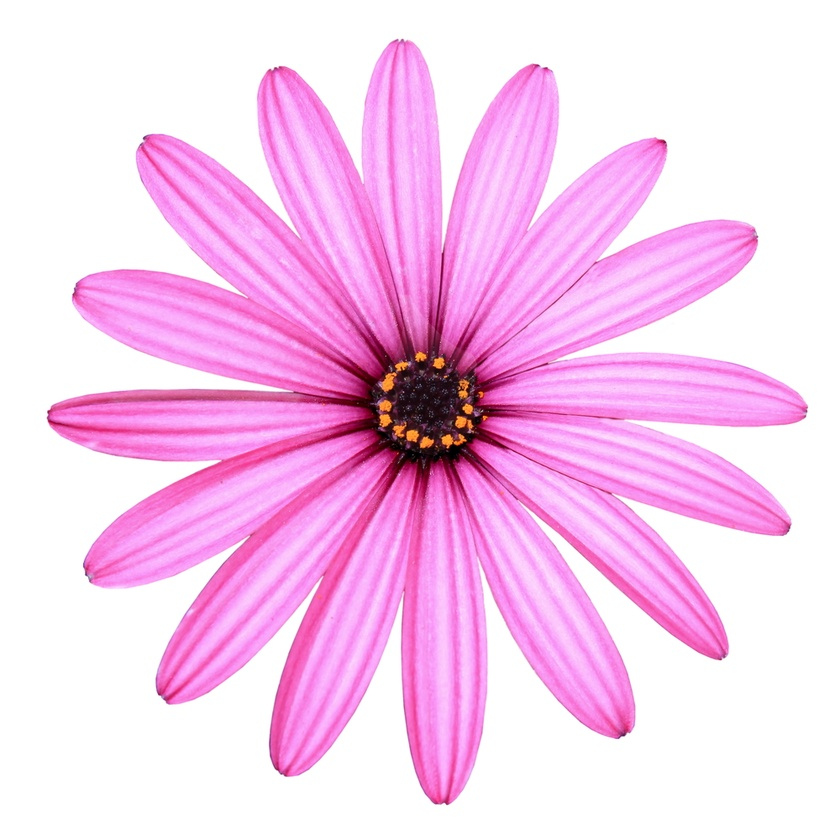
#> input picture image.jpg, 840 x 840 px, shrunk from 1000 x 1000 before the run
$ python ex2.py
#> lines starting #> are read from the running program, lines starting #| are printed output that depends on the picture; after the words box and inside, x2 and y2 are one past the last pixel; in counts of white or black regions, pixels touching at a corner belong together
import cv2
import numpy as np
import os
import matplotlib.pyplot as plt
from pathlib import Path


#Q1
def create_gradient_image(height, width):
#> called with height = 255, width = 255
    img = np.zeros((height, width), dtype=np.uint8)

    for y in range(height):
        for x in range(width):
            img[y, x] = int(((x + y) / (width + height - 2)) * 255)

    return img
img = create_gradient_image(255, 255)

plt.imshow(img, cmap="gray")
plt.title("Gradient Image")
plt.axis("off")
plt.show()

#Q2,Q3
def brighten(img, b, func):
    if func == "np":
        return np.add(img, b)
    elif func == "cv2":
        return cv2.add(img, b)
    else:
        raise ValueError("func must be 'np' or 'cv2'")

import matplotlib.pyplot as plt

img = create_gradient_image(255, 255)

bright_np = brighten(img, 60, "np")
bright_cv2 = brighten(img, 60, "cv2")

plt.figure(figsize=(12, 4))

plt.subplot(1, 3, 1)
plt.title("Original")
plt.imshow(img, cmap="gray")
plt.axis("off")

plt.subplot(1, 3, 2)
plt.title("Brighten using np.add")
plt.imshow(bright_np, cmap="gray")
plt.axis("off")

plt.subplot(1, 3, 3)
plt.title("Brighten using cv2.add")
plt.imshow(bright_cv2, cmap="gray")
plt.axis("off")

plt.tight_layout()
plt.show()
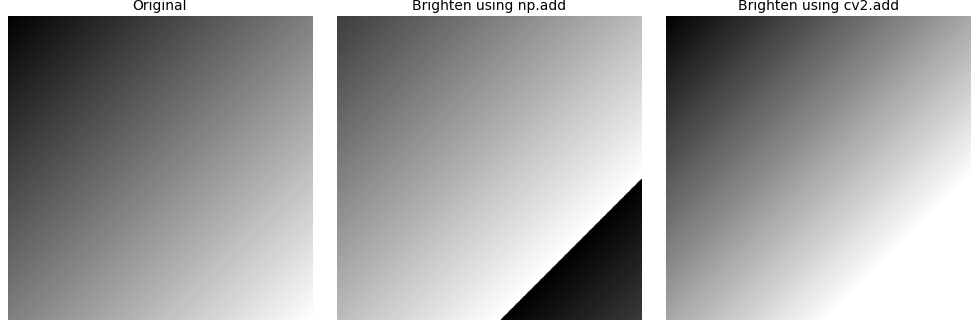
#> figure drawn by matplotlib, 3 panels

#Q4
def create_low_contrast_image(fg, bg, height=256, width=256):
#> called with fg = 100, bg = 105, height = 256, width = 256
    img = np.full((height, width), fg, dtype=np.uint8)

    center = (width // 2, height // 2)
    radius = min(height, width) // 4

    cv2.circle(img, center, radius, bg, thickness=-1)
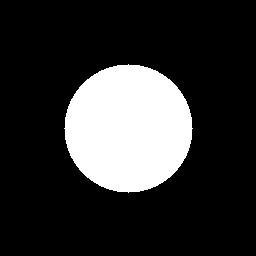
#> img: shape (256, 256); values 100 (black) and 105 (white), 19.6% white; 1 white region, box (x1, y1, x2, y2) and area: (64, 64, 193, 193) 12853

    return img

img_low_contrast = create_low_contrast_image(fg=100, bg=105)

plt.imshow(img_low_contrast, cmap="gray", vmin=0, vmax=255)
plt.title("Low Contrast Image (fg=100, bg=105)")
plt.colorbar(label="Pixel Value")
plt.axis("off")
plt.show()
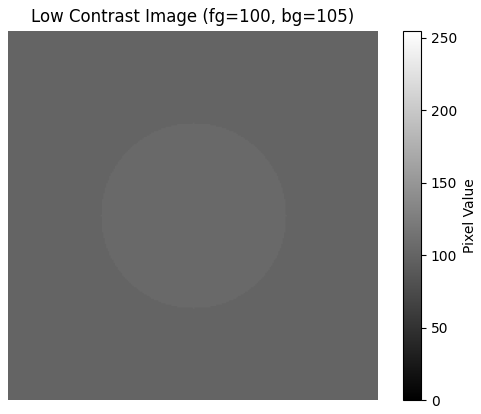
#> figure drawn by matplotlib, 2 panels

#Q5
def create_gradient_image(height, width):
#> called with height = 255, width = 255
    img = np.zeros((height, width), dtype=np.uint8)
    for y in range(height):
        for x in range(width):
            img[y, x] = int(((x + y) / (width + height - 2)) * 255)
    return img


def brighten(img, b, func):
    if func == "np":
        return np.add(img, b)
    elif func == "cv2":
        return cv2.add(img, b)
    else:
        raise ValueError("func must be 'np' or 'cv2'")


img = create_gradient_image(255, 255)
bright_img = brighten(img, 60, "cv2")

min_val, max_val, _, _ = cv2.minMaxLoc(bright_img)
mean_val = np.mean(bright_img)

stretch_factor = 255 / (max_val - min_val)

print("Before normalization:")
print(f"Min pixel value: {min_val}")
print(f"Max pixel value: {max_val}")
print(f"Mean pixel value: {mean_val:.2f}")
print(f"Max stretch factor (255 / (max-min)): {stretch_factor:.2f}")
def normalize(src_image):
    min_val, max_val, _, _ = cv2.minMaxLoc(src_image)
    mean_val = np.mean(src_image)

    print("\nInside normalize():")
    print(f"Min: {min_val}, Max: {max_val}, Mean: {mean_val:.2f}")

    src_float = src_image.astype(np.float32)
    scale = 255.0 / (max_val - min_val)
    dst_float = (src_float - min_val) * scale
    dst = np.clip(dst_float, 0, 255).astype(np.uint8)

    return dst
normalized_img = normalize(bright_img)

plt.figure(figsize=(10, 4))

plt.subplot(1, 2, 1)
plt.title("Before Normalization")
plt.imshow(bright_img, cmap="gray")
plt.axis("off")

plt.subplot(1, 2, 2)
plt.title("After Normalization")
plt.imshow(normalized_img, cmap="gray")
plt.axis("off")
plt.show()
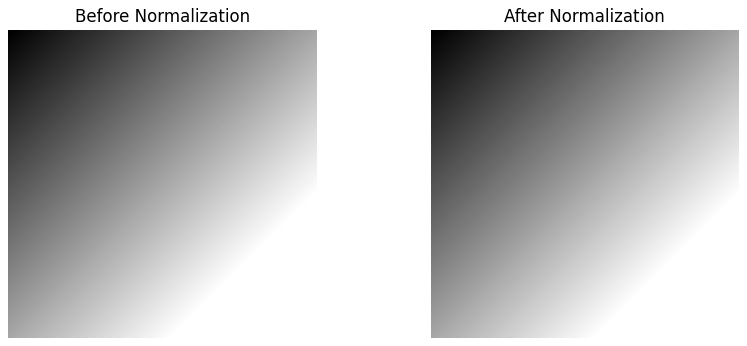
#> figure drawn by matplotlib, 2 panels

#Q6
modified_img = bright_img.copy()

modified_img[0, 0] = 0
modified_img[1, 1] = 255

normalized_modified = normalize(modified_img)

plt.figure(figsize=(12, 4))

plt.subplot(1, 3, 1)
plt.title("Before normalization")
plt.imshow(bright_img, cmap="gray")
plt.axis("off")

plt.subplot(1, 3, 2)
plt.title("After pixel modification")
plt.imshow(modified_img, cmap="gray")
plt.axis("off")

plt.subplot(1, 3, 3)
plt.title("After normalization")
plt.imshow(normalized_modified, cmap="gray")
plt.axis("off")

plt.show()
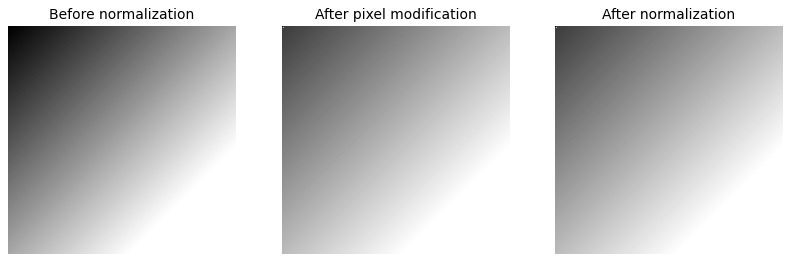
#> figure drawn by matplotlib, 3 panels

#Q7
img_color = cv2.imread("image.jpg")
#> img_color is the input picture: shape (840, 840, 3); mean B, G, R 239.1, 203, 247.4

if len(img_color.shape) == 3:
    img_gray = (
        0.299 * img_color[:, :, 2] +
        0.587 * img_color[:, :, 1] +
        0.114 * img_color[:, :, 0]
    ).astype(np.uint8)
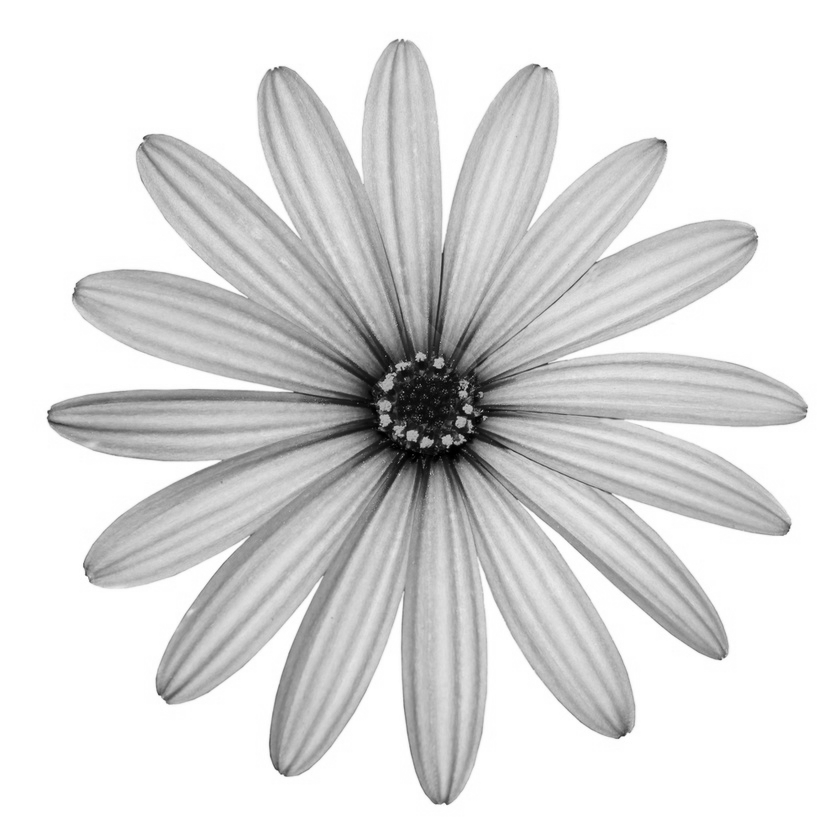
#> img_gray: shape (840, 840); min 0, max 255, mean 220.1
else:
    img_gray = img_color

hist = [0] * 256

height, width = img_gray.shape
#> height = 840; width = 840
for y in range(height):
    for x in range(width):
        pixel_value = img_gray[y, x]
        hist[pixel_value] += 1
#> after the loop, hist = 256 values, max 335679 at index 255, min 48 at index 3, mean 2756.2

plt.figure(figsize=(8, 4))
plt.bar(range(256), hist)
plt.title("Grayscale Histogram")
plt.xlabel("Gray level (0–255)")
plt.ylabel("Number of pixels")
plt.show()
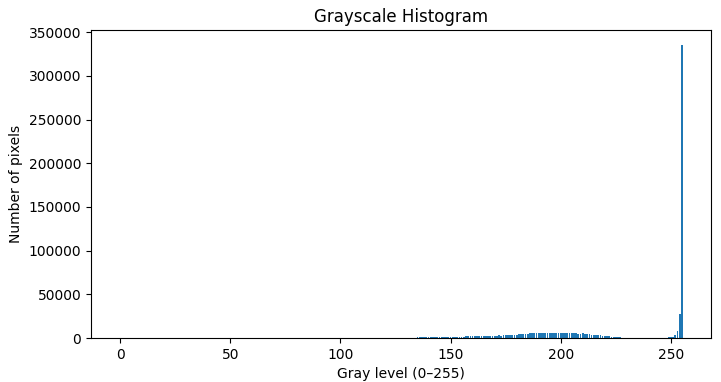
#> figure drawn by matplotlib, 1 panel; tallest bar 335679 high, from x = 254.6 to 255.4
